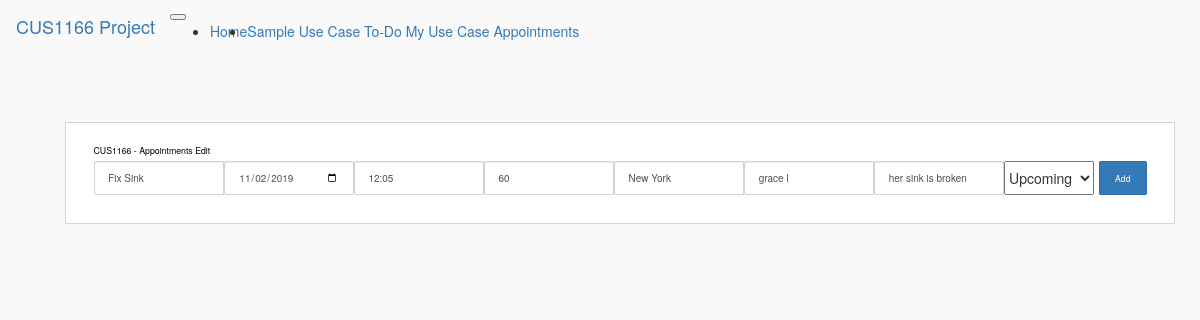
/appointments/edit/1, run on the app's committed database.
### app/models.py (models this page shows)
class Appointment(db.Model):
    appt_id = db.Column(db.Integer, primary_key=True, autoincrement = True)
    appt_title = db.Column(db.String)
    appt_date = db.Column(db.Date, nullable = False)
    appt_start_time = db.Column(db.String)
    appt_duration = db.Column(db.Integer) #in minutes
    appt_location = db.Column(db.String)
    appt_customer_name = db.Column(db.String)
    appt_notes = db.Column(db.String)
    appt_status = db.Column(db.String(128))

### app/main/routes.py (the view, shortened to what this page needs)
@bp.route('/appointments/edit/<int:appt_id>', methods=['GET','POST'])
def edit_appointment(appt_id):
    form = AppointmentForm()
    print(form.validate_on_submit())
    current_appt = Appointment.query.filter_by(appt_id = appt_id).first_or_404()
    form.appt_title.data = current_appt.appt_title
    form.appt_date.data = current_appt.appt_date
    form.appt_start_time.data = current_appt.appt_start_time
    form.appt_duration.data = current_appt.appt_duration
    form.appt_location.data = current_appt.appt_location
    form.appt_customer_name.data = current_appt.appt_customer_name
    form.appt_notes.data = current_appt.appt_notes
    form.appt_status_completed.data = current_appt.appt_status
    return render_template("main/appointments_edit_view.html",form=form, appt_id = appt_id)

### app/main/forms.py
class AppointmentForm(FlaskForm):
    appt_status_completed = SelectField('Status', choices=[('upcoming','Upcoming'),('today','Today'),('this week','This week'),('overdue','Overdue'),('completed','Completed')])
    appt_title = StringField('appt_title')#, validators=[DataRequired()])
    appt_date = DateField('appt_date', format = '%Y-%m-%d')
    appt_start_time = StringField('appt_start_time') #in minutes
    appt_duration= StringField('appt_duration') #in minutes
    appt_location = StringField('appt_location')#, validators=[DataRequired()])
    appt_customer_name = StringField('appt_customer_name')#, validators=[DataRequired()])
    appt_notes = StringField('appt_customer_name')#, validators=[DataRequired()])
    appt_status = StringField('appt_status')#, validators=[DataRequired()])
    submit = SubmitField('submit')

### app/templates/main/appointments_edit_view.html (shortened to what this page needs)
{% extends "menu.html" %}
{% block content %}
<div class="page-content page-container" id="page-content">
    <div class="padding">
        <div class="row container d-flex justify-content-center">
            <div class="col-lg-12">
                <div class="card px-3">
                    <div class="card-body">
                        <h4 class="card-title">CUS1166 - Appointments edit</h4>
                        <form method="POST" action="{{url_for('main.edit_appointment',appt_id = appt_id)}}" >
                            <div class="add-items d-flex">
                                {{ form.appt_title(class_='form-control todo-list-input', placeholder='add appt title')}}
                                {{ form.appt_date(class_='form-control todo-list-input', placeholder='add appt date')}}
                                {{ form.appt_start_time(class_='form-control todo-list-input', placeholder='add appt start time')}}
                                {{ form.appt_duration(class_='form-control todo-list-input', placeholder='add appt time in minutes')}}
                                {{ form.appt_location(class_='form-control todo-list-input', placeholder='add appt location')}}
                                {{ form.appt_customer_name(class_='form-control todo-list-input', placeholder='add appt customer name')}}
                                {{ form.appt_notes(class_='form-control todo-list-input', placeholder='add appt notes')}}
                                {{ form.appt_status_completed }}
                                <button class="add btn btn-primary font-weight-bold todo-list-add-btn">Add</button>
                       </div>
                     </form>
                   </div>
                </div>
            </div>
        </div>
    </div>
</div>
{% endblock %}

### app/static/css/cus1166_custom.css (style rules this page uses)
body { background-color: #f9f9fa }
.padding { padding: 5rem }
.card { box-shadow: none; -webkit-box-shadow: none; -moz-box-shadow: none; -ms-box-shadow: none }
.pl-3, .px-3 { padding-left: 1rem !important }
.card { position: relative; display: flex; flex-direction: column; min-width: 0; word-wrap: break-word; background-color: #fff; background-clip: border-box; border: 1px solid #d2d2dc; border-radius: 0 }
.pr-3, .px-3 { padding-right: 1rem !important }
.card .card-body { padding: 1.25rem 1.75rem }
.card-body { flex: 1 1 auto; padding: 1.25rem }
.card .card-title { color: #000000; margin-bottom: 0.625rem; text-transform: capitalize; font-size: 0.875rem; font-weight: 500 }
.add-items { margin-bottom: 1.5rem; overflow: hidden }
.d-flex { display: flex !important }
.add-items input[type="text"] { border-top-right-radius: 0; border-bottom-right-radius: 0; width: 100%; background: transparent }
.form-control { display: block; width: 100%; padding: 0.875rem 1.375rem; font-size: 1rem; line-height: 1; color: #495057; background-color: #ffffff; background-clip: padding-box; border: 1px solid #ced4da; border-radius: 2px; transition: border-color 0.15s ease-in-out, box-shadow 0.15s ease-in-out }
.add-items .btn { margin-left: .5rem }
.btn { font-size: 0.875rem; line-height: 1; font-weight: 400; padding: .7rem 1.5rem; border-radius: 0.1275rem }
.add-items .btn, .add-items .fc button, .fc .add-items button, .add-items .ajax-upload-dragdrop .ajax-file-upload, .ajax-upload-dragdrop .add-items .ajax-file-upload, .add-items .swal2-modal .swal2-buttonswrapper .swal2-styled, .swal2-modal .swal2-buttonswrapper .add-items .swal2-styled, .add-items .wizard>.actions a, .wizard>.actions .add-items a { margin-left: .5rem }
.d-flex, .loader-demo-box, .distribution-chart-legend .distribution-chart, .distribution-chart-legend .distribution-chart .item, .list-wrapper ul li, .email-wrapper .mail-sidebar .menu-bar .profile-list-item a, .email-wrapper .mail-sidebar .menu-bar .profile-list-item a .user, .email-wrapper .mail-list-container .mail-list .details, .email-wrapper .message-body .attachments-sections ul li .thumb, .email-wrapper .message-body .attachments-sections ul li .details .buttons, .lightGallery .image-tile .demo-gallery-poster, .swal2-modal, .navbar .navbar-menu-wrapper .navbar-nav, .navbar .navbar-menu-wrapper .navbar-nav .nav-item.nav-profile, .navbar .navbar-menu-wrapper .navbar-nav .nav-item.dropdown .navbar-dropdown .dropdown-item { display: flex !important }

### data on the page
Appointment: appt_title "Fix Sink", appt_date "11/02/2019", appt_start_time "12:05", appt_duration "60", appt_location "New York", appt_customer_name "grace l", appt_notes "her sink is broken"
